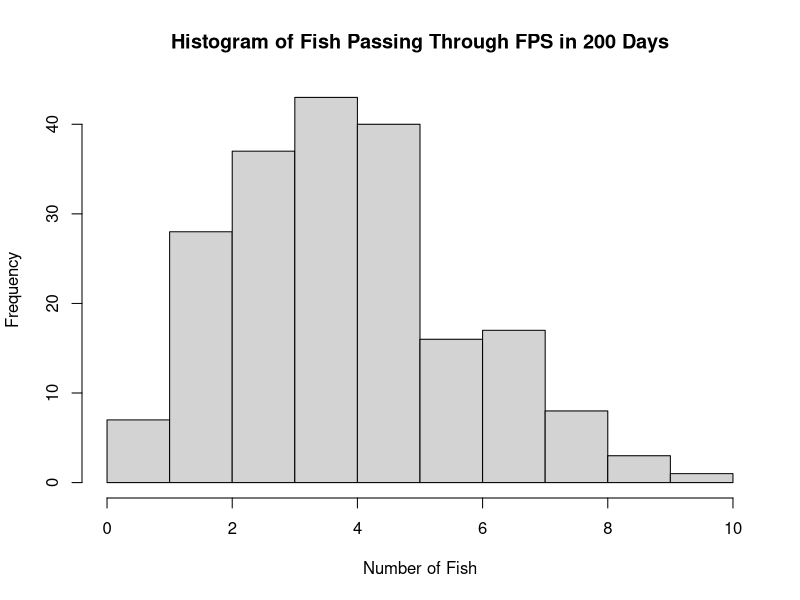

The R source for this figure:
## ---- chunk 1
p <- 0.0065
n <- 500
prob_7_cracked <- dbinom(7, size = n, prob = p)
prob_7_cracked

## ---- chunk 2
n <- 3000
prob_20_to_25_cracked <- sum(dbinom(20:25, size = n, prob = p))
prob_20_to_25_cracked

## ---- chunk 3
lambda <- 4.8 * 10
prob_50_earthquakes <- dpois(50, lambda = lambda)
prob_50_earthquakes

## ---- chunk 4
mean_zinc <- 159
sd_zinc <- 13.1
prob_zinc_between_160_165 <- pnorm(165, mean = mean_zinc, sd = sd_zinc) - pnorm(160, mean = mean_zinc, sd = sd_zinc)
prob_zinc_between_160_165
## ---- chunk 5
alpha <- 3.4
beta <- 2.8
prob_lifespan_no_more_than_7 <- pgamma(7, shape = alpha, scale = beta)
prob_lifespan_no_more_than_7

## ---- chunk 6
p_fail <- 0.0021
n_letters <- 4000
lambda <- n_letters * p_fail
prob_poisson_10_or_more <- 1 - ppois(9, lambda = lambda)
prob_poisson_10_or_more

## ---- chunk 7
mean_fail <- n_letters * p_fail
sd_fail <- sqrt(n_letters * p_fail * (1 - p_fail))
prob_normal_10_or_more_cont <- 1 - pnorm(9.5, mean = mean_fail, sd = sd_fail)
prob_normal_10_or_more_cont

## ---- chunk 8
prob_normal_10_or_more_no_cont <- 1 - pnorm(10, mean = mean_fail, sd = sd_fail)
prob_normal_10_or_more_no_cont

## ---- chunk 9
prob_binom_10_or_more <- 1 - pbinom(9, size = n_letters, prob = p_fail)
prob_binom_10_or_more


## ---- chunk 10
lambda <- 4.3
fish_per_day_week <- rpois(7, lambda = lambda)
fish_per_day_week

## ---- chunk 11
fish_per_day_200 <- rpois(200, lambda = lambda)
fish_per_day_200

## ---- chunk 12
hist(fish_per_day_200, main = "Histogram of Fish Passing Through FPS in 200 Days", xlab = "Number of Fish", ylab = "Frequency")


## ---- chunk 13
mean_fish_200 <- mean(fish_per_day_200)
mean_fish_200
theoretical_mean <- lambda
theoretical_mean


